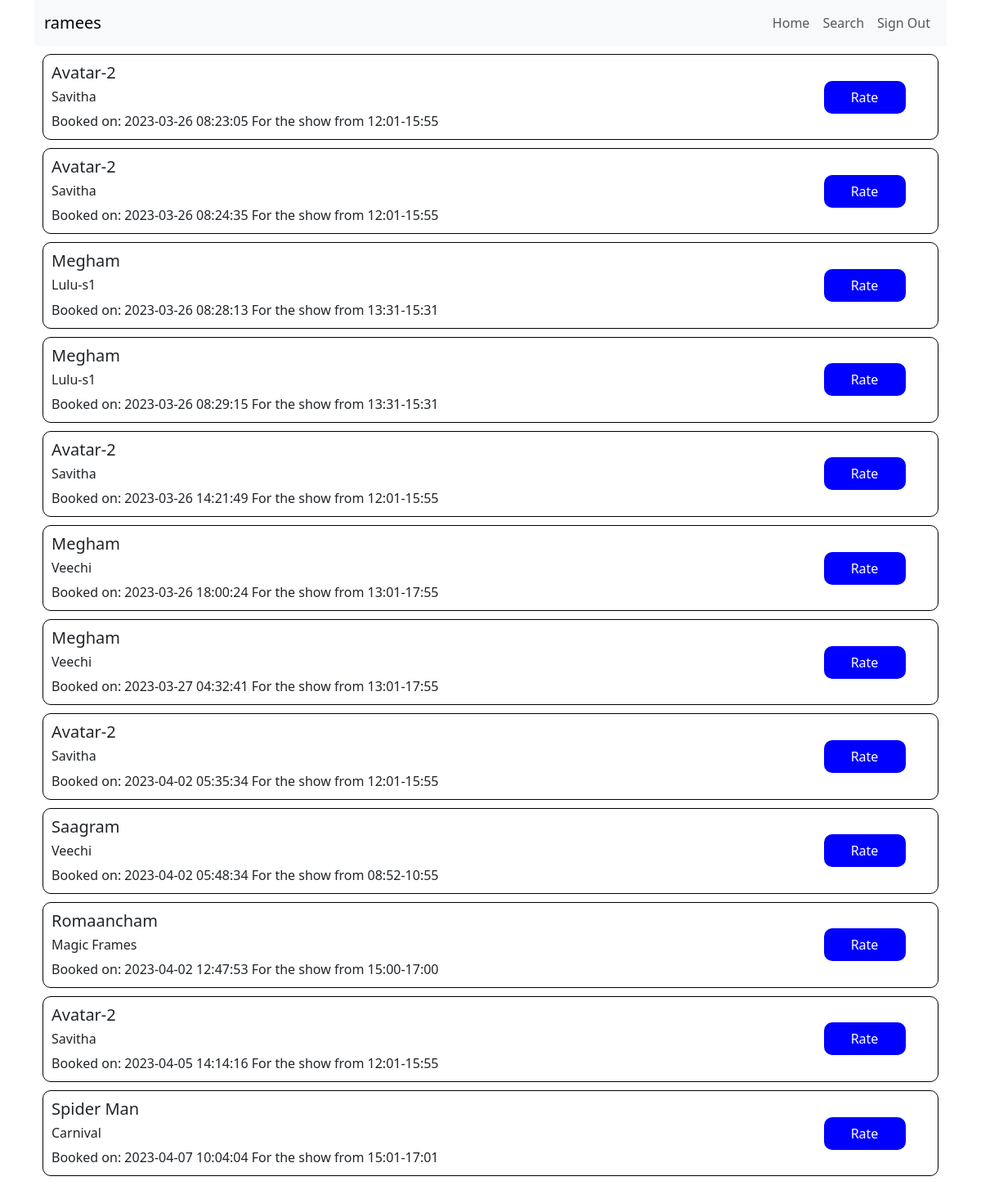
Screenshot of /user/bookings (signed in) with the database file from the repository.
### application/model.py (models this page shows, shortened)
class Booking(db.Model):
	__tablename__ = 'booking'
	id = db.Column(db.Integer, autoincrement = True, primary_key = True)
	screen_ts_id = db.Column(db.Integer, db.ForeignKey('screen_timeslot.id'),  nullable= False)
	user_id = db.Column(db.Integer, db.ForeignKey('user.id'),  nullable= False)
	seats = db.Column(db.Integer, nullable= False)
	price = db.Column(db.Integer, nullable= False)
	booked_time = db.Column(db.DateTime(timezone=True), server_default=func.now())

class Show(db.Model):
	__tablename__ = 'show'
	id = db.Column(db.Integer, autoincrement = True, primary_key = True)
	name = db.Column(db.String, unique = True, nullable = False)

class Venue(db.Model):
	__tablename__ = 'venue'
	id = db.Column(db.Integer, autoincrement = True, primary_key = True)
	name = db.Column(db.String, nullable = False)
	place = db.Column(db.String, nullable = False)
	location = db.Column(db.String, nullable = False)
	capacity = db.Column(db.Integer, nullable = False)
	__table_args__ = (db.UniqueConstraint('name', 'location'), )

class Timeslot(db.Model):
	__tablename__ = 'timeslot'
	id = db.Column(db.Integer, autoincrement = True, primary_key = True)
	start_time = db.Column(db.String,  nullable= False)
	end_time = db.Column(db.String,  nullable= False)

### application/controllers.py (the view)
@app.route("/user/bookings", methods =["GET"])
@login_required
def bookings():
	bookings = get_bookings(get_user_id())
	return render_template('bookings.html', user_name = get_user_name(), bookings = bookings, show_home_in_nav = True)

### application/controller_utils.py (called while the page is built)
def login_required(f):
	@wraps(f)
	def wrapper(*args, **kwargs):
		if not is_authenticated():
			return redirect(url_for('.logout'))
		return f(*args, **kwargs)
	return wrapper

def is_authenticated(for_admin = False):
	user_id = -1
	if 'user_id' in session:
		user_id = session['user_id']
	type = 0
	if 'user_type' in session:
		type = session['user_type']
	type_matches = False
	if for_admin:
		type_matches = type == 1
	else:
		type_matches = type == 2
	return user_id and user_id > 0 and type_matches

def get_user_name():
	if 'user_name' in session:
		return session['user_name']
	return ''

def get_user_id():
	if 'user_id' in session:
		return session['user_id']
	return -1

### application/controllers.py (called while the page is built)
@app.context_processor
def inject_user():
    return dict(user_name = get_user_name())

### application/db_helper.py (called while the page is built)
def get_bookings(user_id):
	q = db.session.query(Booking, Show, Venue, Timeslot).filter(and_(Booking.user_id == user_id, Booking.screen_ts_id == ScreenTimeSlot.id,
	                                                          ScreenTimeSlot.id == Timeslot.id, ScreenTimeSlot.screen_id == Screen.id,
	                                                          Screen.show_id == Show.id, Screen.venue_id == Venue.id))
	return q.all()

### templates/bookings.html (shortened to what this page needs)
{% extends "user_base.html" %}
{% block user_name %}{{user_name}}{% endblock %}
{% block head %}
  {{ super() }}
{% endblock %}
{% block content %}
<div>
<ul class="base-list">
{% for booking in bookings %}
<li class="base-list-item base-card">
	<div class="row align-items-center">
		<div class="col-10">
			<h5>{{booking[1].name}}</h5>
		  <h6>{{booking[2].name}}  </h6>
		<h7>Booked on: {{booking[0].booked_time}}  For the show from {{booking[3].start_time}}-{{booking[3].end_time}}</h7>
		</div>
		<div class="col-2">
            <a href="/user/rate?show_id={{booking[1].id}}" class="primary-button" >Rate</a>
       </div>
	</div>
</li>
{% endfor %}
</ul>
</div>
{% endblock %}

### static/style.css (style rules this page uses)
.primary-button { display:block; width:100px; height:40px; color:#fff; background: blue; }
.primary-button, .red-button, .small-button { display:flex; justify-content:center; align-items:center; text-decoration:none; margin:5px auto; border-radius:10px; }
.base-card { padding: 10px; border:1px solid #000; border-radius:10px; }
.base-list { list-style: none; padding: 10px; }
.base-list-item { margin-bottom: 10px; padding: 10px; border-radius:10px; }

### rows the page displays
Booking: name "Avatar-2", name "Savitha", booked_time "2023-03-26 08:23:05", start_time "12:01", end_time "15:55"
Booking: name "Avatar-2", name "Savitha", booked_time "2023-03-26 08:24:35", start_time "12:01", end_time "15:55"
Booking: name "Megham", name "Lulu-s1", booked_time "2023-03-26 08:28:13", start_time "13:31", end_time "15:31"
Booking: name "Megham", name "Lulu-s1", booked_time "2023-03-26 08:29:15", start_time "13:31", end_time "15:31"
Booking: name "Avatar-2", name "Savitha", booked_time "2023-03-26 14:21:49", start_time "12:01", end_time "15:55"
Booking: name "Megham", name "Veechi", booked_time "2023-03-26 18:00:24", start_time "13:01", end_time "17:55"
Booking: name "Megham", name "Veechi", booked_time "2023-03-27 04:32:41", start_time "13:01", end_time "17:55"
Booking: name "Avatar-2", name "Savitha", booked_time "2023-04-02 05:35:34", start_time "12:01", end_time "15:55"
Booking: name "Saagram", name "Veechi", booked_time "2023-04-02 05:48:34", start_time "08:52", end_time "10:55"
Booking: name "Romaancham", name "Magic Frames", booked_time "2023-04-02 12:47:53", start_time "15:00", end_time "17:00"
Booking: name "Avatar-2", name "Savitha", booked_time "2023-04-05 14:14:16", start_time "12:01", end_time "15:55"
Booking: name "Spider Man", name "Carnival", booked_time "2023-04-07 10:04:04", start_time "15:01", end_time "17:01"

### other values shown
{{ user_name }} "ramees"
